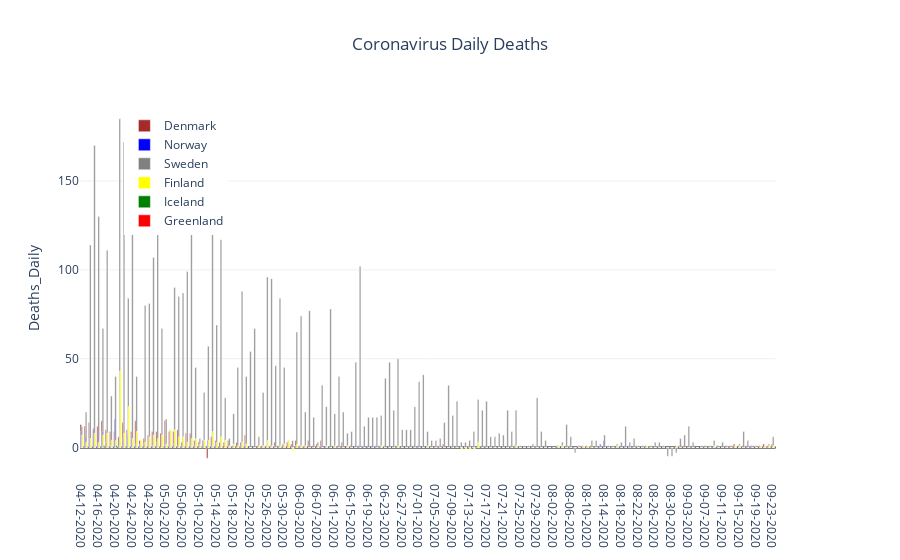

The notebook cell this image was saved under:
### Code cell
fig = make_subplots(specs=[[{'secondary_y':True}]])
for mycountry in countries_list:
    fig.add_trace(go.Bar(x=country_df[country_df['Country_Region']==mycountry]['Date'],
                               y=country_df[country_df['Country_Region']==mycountry]['Deaths_Daily'],
                               name = rename_dict[mycountry],
                               marker = {'color':colors_dict[mycountry]},width = 0.35),
                  secondary_y = False)
fig.update_layout(showlegend = True,
                legend= dict(x=0.06,y=0.97),
                title='Coronavirus Daily Deaths',
                title_x= 0.5,
                yaxis={'title':'Deaths_Daily',
                       'zeroline':True,'zerolinecolor':'#000000','zerolinewidth':2.0},
                template='plotly_white')
fig.show()
myfilename = r'C:\__YOUTUBE__\__POLITICS__\Coronavirus\outputdata\7-CV_Daily_Deaths.png'
fig.write_image(myfilename,width = 852,height = 480, scale = 2.0)
print('Static Image:')
Image(filename=myfilename)

### Figure 1 — Plotly figure (JSON) as saved in the notebook; plotly's stock layout.template omitted (floating-point values rounded to 4 significant figures; data arrays with more than 128 entries replaced by an {"elided": "..."} marker saying what was removed)
{"data": [{"marker": {"color": "brown"}, "name": "Denmark", "type": "bar", "width": 0.35, "x": {"elided": "165 str values"}, "xaxis": "x", "y": {"elided": "165 int values"}, "yaxis": "y"}, {"marker": {"color": "blue"}, "name": "Norway", "type": "bar", "width": 0.35, "x": {"elided": "165 str values"}, "xaxis": "x", "y": {"elided": "165 int values"}, "yaxis": "y"}, {"marker": {"color": "grey"}, "name": "Sweden", "type": "bar", "width": 0.35, "x": {"elided": "165 str values"}, "xaxis": "x", "y": {"elided": "165 int values"}, "yaxis": "y"}, {"marker": {"color": "yellow"}, "name": "Finland", "type": "bar", "width": 0.35, "x": {"elided": "165 str values"}, "xaxis": "x", "y": {"elided": "165 int values"}, "yaxis": "y"}, {"marker": {"color": "green"}, "name": "Iceland", "type": "bar", "width": 0.35, "x": {"elided": "165 str values"}, "xaxis": "x", "y": {"elided": "165 int values"}, "yaxis": "y"}, {"marker": {"color": "red"}, "name": "Greenland", "type": "bar", "width": 0.35, "x": {"elided": "165 str values"}, "xaxis": "x", "y": {"elided": "165 null values"}, "yaxis": "y"}], "layout": {"legend": {"x": 0.06, "y": 0.97}, "showlegend": true, "title": {"text": "Coronavirus Daily Deaths", "x": 0.5}, "xaxis": {"anchor": "y", "domain": [0, 0.94]}, "yaxis": {"anchor": "x", "domain": [0, 1], "title": {"text": "Deaths_Daily"}, "zeroline": true, "zerolinecolor": "#000000", "zerolinewidth": 2}, "yaxis2": {"anchor": "x", "overlaying": "y", "side": "right"}}}
